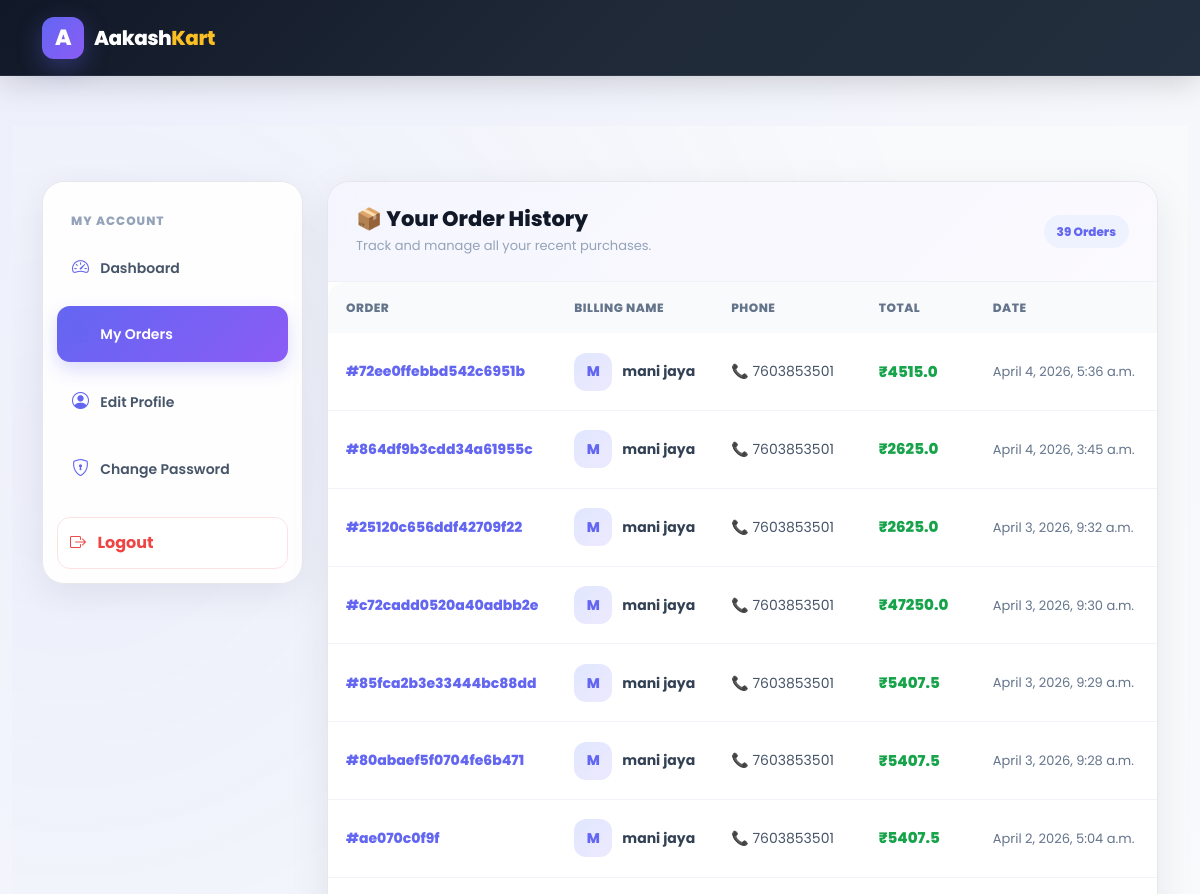
The page /accounts/my-orders/ (signed in, upper part) on the database as committed earlier.
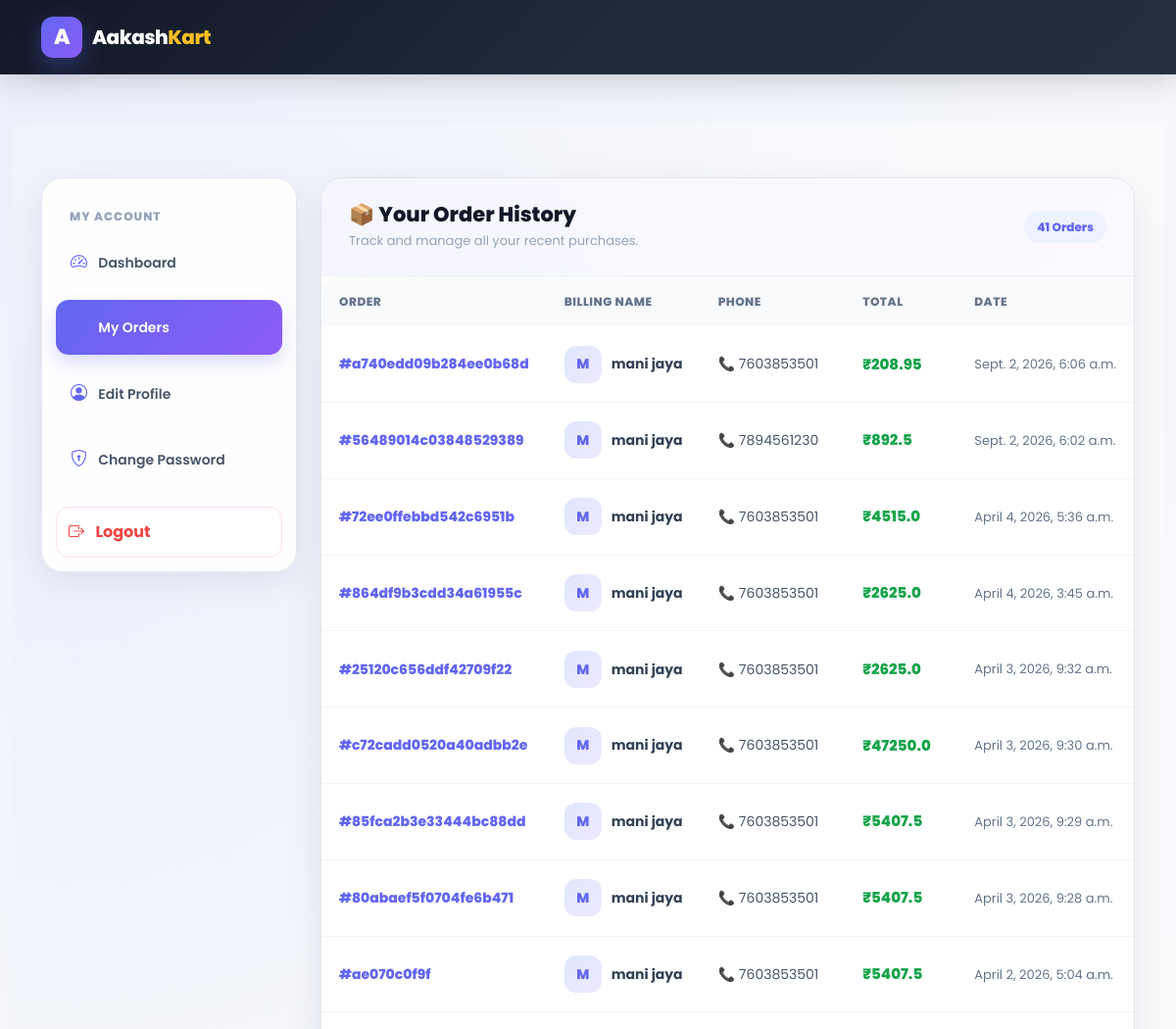
The same page on the database as committed later.
### orders/models.py (models this page shows, shortened)
class Order(models.Model):
    STATUS_CHOICES = (
        ('Pending', 'Pending'),
        ('Processing', 'Processing'),
        ('Completed', 'Completed'),
        ('Cancelled', 'Cancelled'),
    )
    user = models.ForeignKey(settings.AUTH_USER_MODEL, on_delete=models.CASCADE, related_name='orders')
    first_name = models.CharField(max_length=50)
    last_name = models.CharField(max_length=50)
    phone = models.CharField(max_length=15)
    email = models.EmailField()
    address_line_1 = models.CharField(max_length=255)
    address_line_2 = models.CharField(max_length=255, blank=True, null=True)
    city = models.CharField(max_length=100)
    state = models.CharField(max_length=100)
    country = models.CharField(max_length=100)
    order_note = models.TextField(blank=True, null=True)
    order_number = models.CharField(max_length=20, unique=True, blank=True)
    total = models.FloatField(default=0)
    tax = models.FloatField(default=0)
    ip = models.GenericIPAddressField(blank=True, null=True)
    status = models.CharField(max_length=20, choices=STATUS_CHOICES, default='Pending')
    created_at = models.DateTimeField(auto_now_add=True)
    updated_at = models.DateTimeField(auto_now=True)

### accounts/models.py (models this page shows, shortened)
class Account(AbstractBaseUser):
    first_name     = models.CharField(max_length=50)
    last_name      = models.CharField(max_length=50)
    username       = models.CharField(max_length=50, unique=True)
    email          = models.EmailField(max_length=100, unique=True)
    phone_number   = models.CharField(max_length=15, blank=True)
    address_line_1 = models.CharField(max_length=100, blank=True)
    address_line_2 = models.CharField(max_length=100, blank=True)
    city           = models.CharField(max_length=50, blank=True)
    state          = models.CharField(max_length=50, blank=True)
    country        = models.CharField(max_length=50, blank=True)
    profile_picture = models.ImageField(upload_to='users/', blank=True, null=True)
    date_joined    = models.DateTimeField(auto_now_add=True)
    last_login     = models.DateTimeField(auto_now_add=True)
    is_admin       = models.BooleanField(default=False)
    is_staff       = models.BooleanField(default=False)
    is_active      = models.BooleanField(default=False)
    is_superadmin  = models.BooleanField(default=False)
    USERNAME_FIELD = 'email'
    REQUIRED_FIELDS = ['username', 'first_name', 'last_name']
    objects = MyAccountManager()

### accounts/views.py (the view)
# urls.py: path('my-orders/', views.my_orders, name='my_orders'),
@login_required(login_url='login')
def my_orders(request):
    orders = Order.objects.filter(user=request.user).order_by('-created_at')
    return render(request, 'accounts/my_orders.html', {'orders': orders})

### category/context_processors.py (called while the page is built)
def menu_links(request):
    links = Category.objects.all()
    return dict(links=links)

### templates/accounts/my_orders.html (shortened to what this page needs)
{% extends 'base.html' %}
{% load static %}
{% block content %}
<section class="orders-page">
<div class="container">
    <div class="row g-4">
        <aside class="col-lg-3">
            <div class="dashboard-sidebar">
                <div class="sidebar-title">
                    My Account
                </div>
                <div class="list-group">
                    <a class="list-group-item"
                       href="{% url 'dashboard' %}">
                        <i class="bi bi-speedometer2 me-2"></i>
                        Dashboard
                    </a>
                    <a class="list-group-item active"
                       href="{% url 'my_orders' %}">
                        <i class="bi bi-bag-check me-2"></i>
                        My Orders
                    </a>
                    <a class="list-group-item"
                       href="{% url 'edit_profile' %}">
                        <i class="bi bi-person-circle me-2"></i>
                        Edit Profile
                    </a>
                    <a class="list-group-item"
                       href="{% url 'change_password' %}">
                        <i class="bi bi-shield-lock me-2"></i>
                        Change Password
                    </a>
                </div>
                <div class="mt-3">
                    <a class="logout-btn text-decoration-none d-block"
                       href="{% url 'logout' %}">
                        <i class="bi bi-box-arrow-right me-2"></i>
                        Logout
                    </a>
                </div>
            </div>
        </aside>
        <main class="col-lg-9">
            <div class="orders-card">
                <div class="orders-header">
                    <div class="d-flex justify-content-between align-items-center flex-wrap gap-2">
                        <div>
                            <h4>
                                📦 Your Order History
                            </h4>
                            <p>
                                Track and manage all your recent purchases.
                            </p>
                        </div>
                        {% if orders %}
                            <span class="order-count">
                                {{ orders|length }} Orders
                            </span>
                        {% endif %}
                    </div>
                </div>
                {% if orders %}
                <div class="table-wrapper">
                    <table class="table modern-table">
                        <thead>
                            <tr>
                                <th>Order</th>
                                <th>Billing Name</th>
                                <th>Phone</th>
                                <th>Total</th>
                                <th>Date</th>
                            </tr>
                        </thead>
                        <tbody>
                        {% for order in orders %}
                            <tr>
                                <th>
                                    <a href="{% url 'order_detail' order.id %}"
                                       class="order-number">
                                        #{{ order.order_number }}
                                    </a>
                                </th>
                                <td>
                                    <div class="user-info">
                                        <div class="user-avatar">
                                            {{ order.user.first_name|first|upper }}
                                        </div>
                                        <span class="user-name">
                                            {{ order.user.first_name }}
                                            {{ order.user.last_name }}
                                        </span>
                                    </div>
                                </td>
                                <td>
                                    <span>
                                        📞 {{ order.phone }}
                                    </span>
                                </td>
                                <td>
                                    <span class="order-price">
                                        ₹{{ order.total }}
                                    </span>
                                </td>
                                <td>
                                    <span class="order-date">
                                        {{ order.created_at }}
                                    </span>
                                </td>
                            </tr>
                        {% endfor %}
                        </tbody>
                    </table>
                </div>
                {% endif %}
            </div>
        </main>
    </div>
</div>
</section>
{% endblock %}

### templates/base.html (shortened to what this page needs)
{% load static %}
<!DOCTYPE html>
<html lang="en">
<head>
    <link
        href="https://cdn.jsdelivr.net/npm/bootstrap@5.3.3/dist/css/bootstrap.min.css"
        rel="stylesheet"
    >
    <link
        href="https://cdn.jsdelivr.net/npm/bootstrap-icons@1.11.3/font/bootstrap-icons.css"
        rel="stylesheet"
    >
</head>
<body>
    {% if request.resolver_match.url_name != 'login' %}
        {% include 'includes/navbar.html' %}
    {% endif %}
    <main class="main-container">
        <div class="container">
            {% block content %}
            {% endblock %}
        </div>
    </main>
    {% if request.resolver_match.url_name != 'login' %}
        {% include 'includes/footer.html' %}
    {% endif %}
</body>
</html>

### templates/includes/navbar.html (shortened to what this page needs)
<nav class="ak-navbar">
    <div class="container">
        <div class="ak-nav-inner">
            <a class="ak-brand" href="{% url 'home' %}">
                <span class="brand-icon">A</span>
                <span>Aakash<span>Kart</span></span>
            </a>
        </div>
    </div>
</nav>

### templates/includes/footer.html (shortened to what this page needs)
{% load static %}
<link
    rel="stylesheet"
    href="https://cdn.jsdelivr.net/npm/bootstrap-icons@1.11.3/font/bootstrap-icons.min.css"
>

### templates/base.html (style rules this page uses)
:root { --primary: #6366f1; --primary-dark: #4f46e5; --primary-light: #818cf8; --purple: #8b5cf6; --pink: #ec4899; --dark: #0f172a; --dark-2: #1e293b; --dark-3: #334155; --text: #1e293b; --text-light: #64748b; --white: #ffffff; --bg: #f8fafc; --bg-soft: #eef2ff; --border: #e2e8f0; --success: #10b981; --danger: #ef4444; --warning: #f59e0b; --radius-sm: 10px; --radius-md: 16px; --radius-lg: 24px; --radius-xl: 32px; --shadow-sm: 0 4px 15px rgba(15, 23, 42, 0.06); --shadow-md: 0 10px 30px rgba(15, 23, 42, 0.10); --shadow-lg: 0 20px 50px rgba(15, 23, 42, 0.15); --transition: all 0.3s ease; }
*, *::before, *::after { margin: 0; padding: 0; box-sizing: border-box; }
html { scroll-behavior: smooth; font-size: 16px; }
body { font-family: "Poppins", "Inter", sans-serif; background: radial-gradient( circle at top left, rgba(99, 102, 241, 0.08), transparent 35% ), radial-gradient( circle at bottom right, rgba(139, 92, 246, 0.08), transparent 35% ), #f8fafc; color: var(--text); min-height: 100vh; display: flex; flex-direction: column; overflow-x: hidden; line-height: 1.6; }
a { text-decoration: none; transition: var(--transition); }
.main-container { flex: 1; width: 100%; padding: 50px 0; }
.main-container > .container { max-width: 1380px; }
.list-group { gap: 7px; }
.list-group-item { border: 1px solid transparent; margin: 0; border-radius: 13px !important; padding: 13px 15px; background: rgba(255,255,255,0.8); transition: var(--transition); }
.list-group-item i { color: var(--primary); font-size: 17px; margin-right: 8px; }
table { margin-bottom: 0 !important; overflow: hidden; border-radius: 18px; }
.table thead th { background: var(--dark); color: white; border: none; padding: 14px; font-size: 13px; font-weight: 600; }
.table tbody td { padding: 14px; vertical-align: middle; border-color: #f1f5f9; font-size: 13px; }
.table tbody tr { transition: var(--transition); }
.fade-in { animation: fadeIn 0.6s ease; }

### templates/includes/navbar.html (style rules this page uses)
.ak-navbar { height: 76px; width: 100%; background: linear-gradient( 135deg, #111827 0%, #1f2937 50%, #232f3e 100% ); border-bottom: 1px solid rgba(255,255,255,0.08); box-shadow: 0 8px 30px rgba(0,0,0,0.15); position: sticky; top: 0; z-index: 9999; display: flex; align-items: center; }
.ak-nav-inner { display: flex; align-items: center; width: 100%; min-height: 76px; }
.ak-brand { display: flex; align-items: center; gap: 10px; text-decoration: none; color: #ffffff; font-size: 23px; font-weight: 800; letter-spacing: -0.5px; white-space: nowrap; transition: 0.3s ease; }
.ak-brand > span:last-child span { color: #fbbf24; }
.brand-icon { width: 38px; height: 38px; display: flex; align-items: center; justify-content: center; border-radius: 11px; background: linear-gradient( 135deg, #f59e0b, #fbbf24 ); color: #111827; font-size: 20px; font-weight: 900; box-shadow: 0 6px 18px rgba(251,191,36,0.25); }
@media (max-width: 1200px) { .ak-brand { font-size: 20px; } }

### templates/includes/footer.html (style rules this page uses)
.brand-icon { display: flex; align-items: center; justify-content: center; width: 42px; height: 42px; border-radius: 12px; background: linear-gradient( 135deg, #6366f1, #8b5cf6 ); color: white; font-size: 22px; font-weight: 800; box-shadow: 0 8px 25px rgba(99,102,241,.35); }

Rows that differ between the two databases and show on the page:
added Order: order_number "a740edd09b284ee0b68d", user.first_name|first "M", user.first_name "mani", user.last_name "jaya", phone "7603853501", total "208.95", created_at "Sept. 2, 2026, 6:06 a.m."
added Order: order_number "56489014c03848529389", user.first_name|first "M", user.first_name "mani", user.last_name "jaya", phone "7894561230", total "892.5", created_at "Sept. 2, 2026, 6:02 a.m."
Other text that changed with them:
{{ orders|length }}: "39" → "41"
